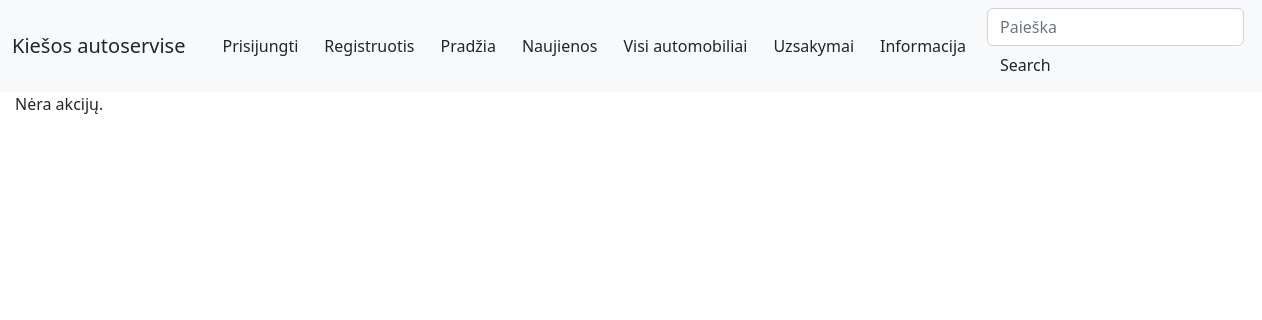
The page /autoservice/akcijos/ on the database as committed earlier.
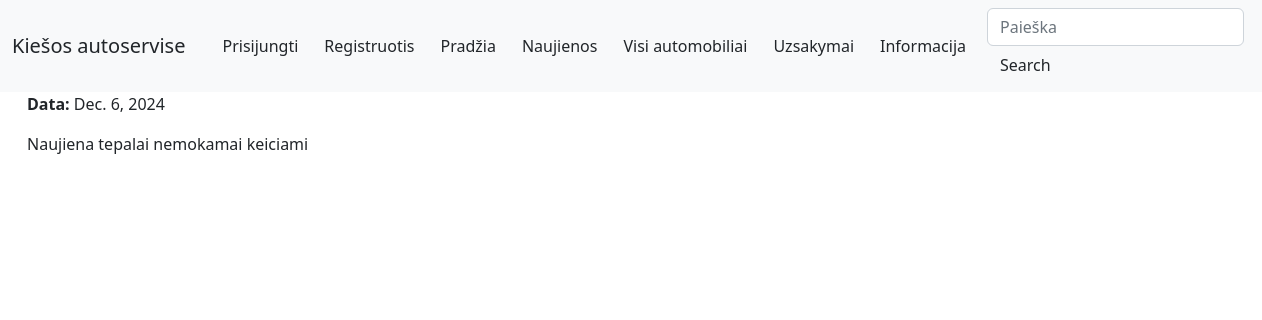
The same page on the database as committed later.
### autoservice/models.py (models this page shows)
class Akcijos(models.Model):
    data = models.DateField('Data', null=True, blank=True)
    aprasymas = HTMLField('Aprasymas', help_text='Aprasymas', null=True)

### autoservice/views.py (the view)
# urls.py: path('akcijos/' ,views.akcijos,name='akcijos'),
def akcijos(request):
    akcijos = Akcijos.objects.all()
    context = {
        'akcijos': akcijos
    }
    return render(request, 'akcijos.html', context=context)

### autoservice/templates/akcijos.html
{% extends "base.html" %}
{% block content %}
    {% if akcijos %}
        {% for akcija in akcijos %}
            <div class="akcija container">
                <p class="data"><strong>Data:</strong> {{ akcija.data }}</p>
                <div class="aprasymas">
                    <div>
                        {{ akcija.aprasymas|safe }}
                    </div>
                </div>
            </div>
        {% endfor %}
    {% else %}
        <p>Nėra akcijų.</p>
    {% endif %}
{% endblock %}

Rows that differ between the two databases and show on the page:
added Akcijos: data "Dec. 6, 2024", aprasymas "Naujiena tepalai nemokamai keiciami"
Other text that changed with them:
text no longer shown: "Nėra akcijų."
